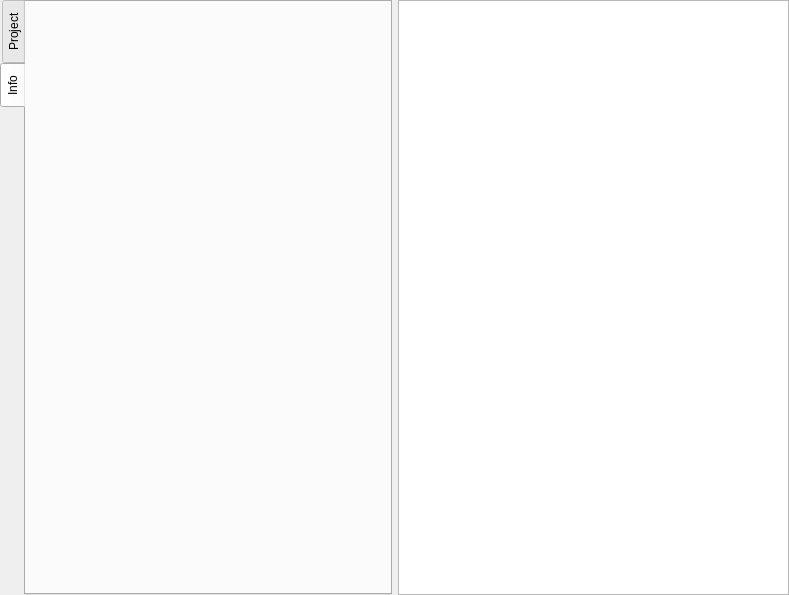
<?xml version="1.0" encoding="UTF-8"?>
<ui version="4.0">
 <class>ProjectManagerTab</class>
 <widget class="QWidget" name="ProjectManagerTab">
  <property name="geometry">
   <rect>
    <x>0</x>
    <y>0</y>
    <width>789</width>
    <height>595</height>
   </rect>
  </property>
  <property name="windowTitle">
   <string>Form</string>
  </property>
  <layout class="QHBoxLayout" name="horizontalLayout">
   <property name="leftMargin">
    <number>0</number>
   </property>
   <property name="topMargin">
    <number>0</number>
   </property>
   <property name="rightMargin">
    <number>0</number>
   </property>
   <property name="bottomMargin">
    <number>0</number>
   </property>
   <item>
    <widget class="QTabWidget" name="tabWidget">
     <property name="tabPosition">
      <enum>QTabWidget::West</enum>
     </property>
     <property name="tabShape">
      <enum>QTabWidget::Rounded</enum>
     </property>
     <property name="currentIndex">
      <number>1</number>
     </property>
     <widget class="QWidget" name="tab_project">
      <attribute name="icon">
       <iconset resource="resources.qrc">
        <normaloff>:/projectmanager/folder.svg</normaloff>:/projectmanager/folder.svg</iconset>
      </attribute>
      <attribute name="title">
       <string>Project</string>
      </attribute>
     </widget>
     <widget class="QWidget" name="tab_info">
      <attribute name="title">
       <string>Info</string>
      </attribute>
     </widget>
    </widget>
   </item>
   <item>
    <widget class="QGraphicsView" name="graphicsView"/>
   </item>
  </layout>
 </widget>
 <resources>
  <include location="resources.qrc"/>
 </resources>
 <connections/>
</ui>
